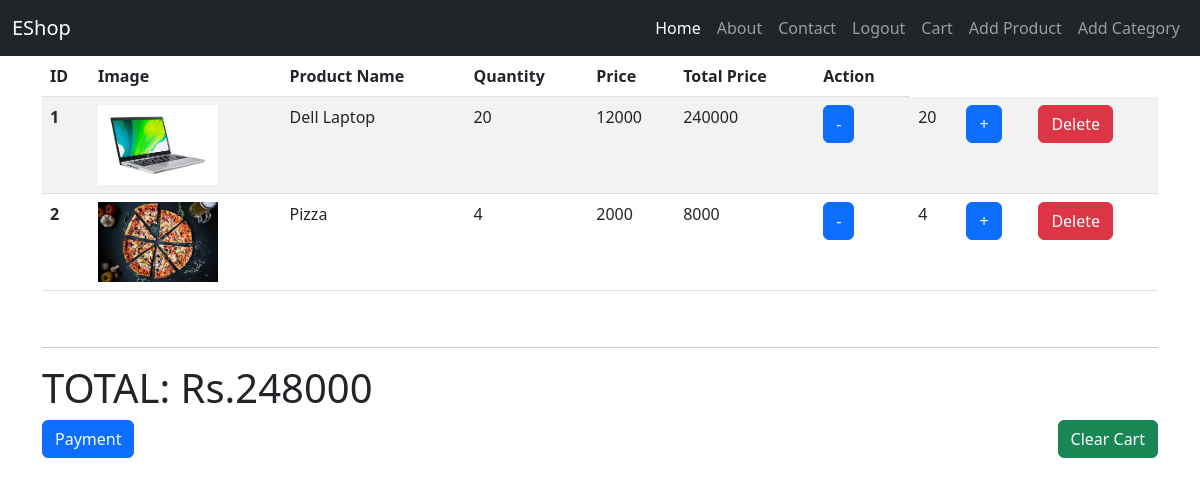
/cart_to (signed in), run on the app's committed database.
### eapp/models.py (models this page shows)
class Cart(models.Model):
    phone=models.CharField(max_length=10)
    product=models.ForeignKey(Product,on_delete=models.CASCADE)
    image=models.ImageField(null=True,blank=True)
    quantity=models.PositiveIntegerField(default=1)
    price=models.IntegerField(default=0)
    total=models.IntegerField(default=0)

class Product(models.Model):
    product_name=models.CharField(max_length=100)
    price=models.IntegerField()
    category=models.ForeignKey(Category,on_delete=models.CASCADE)
    description=models.TextField(max_length=200,default='',blank=True)
    image=models.ImageField(upload_to='images/')
    def __str__(self):
        return self.product_name

### eapp/views.py (the view)
# urls.py: path('cart_to',views.cart,name='cart_to'),
def cart(request):
    totalprice=0
    if request.session.get('is_authenticated',False):
        phone=request.session['phone']
        customer=Customer_account.objects.filter(mobile_number=phone)
        alltotal=0
        for i in customer:
            name=i.full_name
            cart=Cart.objects.filter(phone=phone)
            for c in cart:
                if(c.quantity==0):
                    c.total=c.price
                else:
                    c.total=c.price * c.quantity
                c.save()
                alltotal+=c.total
            return render(request,'cart.html',{'cart':cart,'name':name,'alltotal':alltotal})
    else:
        messages.warning(request,"You must Be Logged In To view this page")
        return redirect('home')

### eapp/templates/cart.html (shortened to what this page needs)
{% extends 'base.html' %}
{%block content%}
<div class="container">
    {%if cart %}
    <table class="table table-striped">
      <thead>
        <tr>
          <th scope="col">ID</th>
          <th scope="col">Image</th>
          <th scope="col">Product Name</th>
          <th scope="col">Quantity</th>
          <th scope="col">Price</th>
          <th scope="col">Total Price</th>
          <th scope="col">Action</th>
        </tr>
      </thead>
      <tbody>
          {%for cart in cart %}
        <tr>
          <th scope="row">{{forloop.counter}}</th>
          <td><img style="height:80px" src="{{cart.product.image.url}}" alt=""></td>
          <td>{{cart.product}}</td>
          <td>{{cart.quantity}}</td>
          <td>{{cart.price}}</td>
          <td>{{cart.total}}</td>
          <td>
            <form action="/minus_cart" method="GET">
              <input type="submit" class="btn btn-primary" value="-">
            </form>
          </td>
          <td><span id="quantity">{{cart.quantity}}</span></td>
          <td>
            <form action="/plus_cart" method="GET">
              <input type="submit" class="btn btn-primary" value="+">
            </form>
          </td>
         <td>
          <form action="/remove_cart" method="GET">
            <input type="submit" class="btn btn-danger" value="Delete">
          </form>
         </td>
      </tr>
      {%endfor%}
      </tbody>
    </table>
    <br>
    <hr>
    <h1>TOTAL: Rs.{{alltotal}}</h1>
    <div class="box d-flex justify-content-between">
      <a href="{%url 'payment' %}" class="btn btn-primary" id="payment-button">Payment</a>
      <a href="/clear_cart" class="btn btn-success">Clear Cart</a>
    </div>
    {%else%}
    <h1 class="my-5 mx-auto">Cart Is Empty</h1>
    {%endif%}
</div>
{%endblock%}

### data on the page
Cart: product.image (picture), product "Dell Laptop", quantity "20", price "12000", total "240000"
Cart: product.image (picture), product "Pizza", quantity "4", price "2000", total "8000"

### other printed values
{{ alltotal }} "248000"
